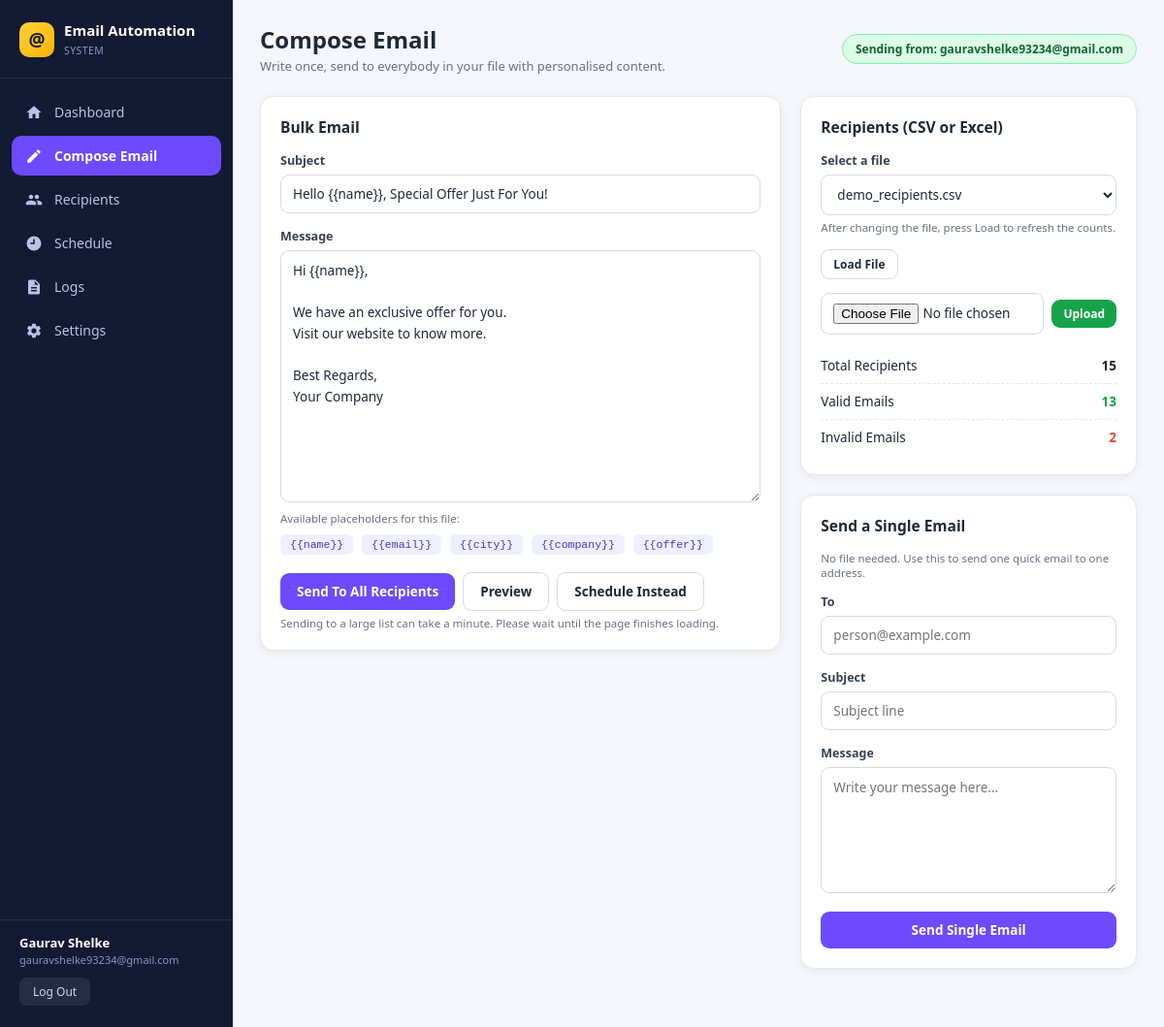
Screenshot of /compose (signed in) with the database file from the repository.
### tables this page shows
CREATE TABLE users (
            id              INTEGER PRIMARY KEY AUTOINCREMENT,
            name            TEXT NOT NULL,
            email           TEXT NOT NULL UNIQUE,
            password_hash   TEXT NOT NULL,
            sender_email    TEXT DEFAULT '',
            sender_password TEXT DEFAULT '',
            sender_name     TEXT DEFAULT '',
            smtp_server     TEXT DEFAULT 'smtp.gmail.com',
            smtp_port       INTEGER DEFAULT 587,
            created_at      TEXT NOT NULL
        );

### app.py (the view, shortened to what this page needs)
@app.route("/compose", methods=["GET", "POST"])
@login_required
def compose():
    files    = list_files()
    selected = request.values.get("csv_file") or request.values.get("file") or \
        ("demo_recipients.csv" if "demo_recipients.csv" in files
         else (files[0] if files else ""))
    subject = request.form.get("subject", config.DEFAULT_SUBJECT)
    body    = request.form.get("body", config.DEFAULT_BODY)
    preview = None
    summary = get_summary(selected) if selected else None
    return render_template("compose.html", files=files, selected=selected,
                           summary=summary, subject=subject, body=body,
                           preview=preview, active="compose")

### app.py (called while the page is built)
def login_required(view):
    @wraps(view)
    def wrapper(*args, **kwargs):
        if not g.user:
            flash("Please log in to continue.", "error")
            return redirect(url_for("login"))
        return view(*args, **kwargs)
    return wrapper

@app.before_request
def load_logged_in_user():
    user_id = session.get("user_id")
    g.user = database.get_user(user_id) if user_id else None

@app.context_processor
def inject_globals():
    return {"user": g.get("user"), "year": datetime.now().year}

### core/database.py (called while the page is built)
def get_connection():
    conn = sqlite3.connect(DATABASE, check_same_thread=False)
    conn.row_factory = sqlite3.Row
    return conn

def get_user(user_id):
    conn = get_connection()
    row = conn.execute("SELECT * FROM users WHERE id = ?", (user_id,)).fetchone()
    conn.close()
    return dict(row) if row else None

### core/reader.py (called while the page is built)
def is_valid_email(email):
    return bool(EMAIL_REGEX.match(str(email).strip()))

def find_file(filename):
    for folder in (UPLOAD_FOLDER, DATA_FOLDER):
        path = os.path.join(folder, filename)
        if os.path.exists(path):
            return path
    return None

def list_files():
    files = []
    for folder in (UPLOAD_FOLDER, DATA_FOLDER):
        if os.path.isdir(folder):
            files += [f for f in os.listdir(folder)
                      if f.lower().endswith((".csv", ".xlsx", ".xls"))]
    return sorted(set(files))

def get_summary(filename):
    records, error = load_recipients(filename)
    if error:
        return {"total": 0, "valid": 0, "invalid": 0, "columns": [], "error": error}
    valid = sum(1 for r in records if r["_valid"])
    columns = [c for c in records[0].keys() if not c.startswith("_")] if records else []
    return {"total": len(records), "valid": valid, "invalid": len(records) - valid,
            "columns": columns, "error": None}

### templates/compose.html (shortened to what this page needs)
{% extends "base.html" %}
{% block heading %}Compose Email{% endblock %}
{% block subheading %}Write once, send to everybody in your file with personalised content.{% endblock %}
{% block content %}
<div class="grid-2">
  <form method="post" id="composeForm" class="card">
    <h3>Bulk Email</h3>
    <div class="field">
      <label for="subject">Subject</label>
      <input type="text" id="subject" name="subject" value="{{ subject }}" required>
    </div>
    <div class="field">
      <label for="body">Message</label>
      <textarea id="body" name="body" rows="11" required>{{ body }}</textarea>
      <div class="hint">Available placeholders for this file:</div>
      <div style="margin-top:6px">
        {% if summary and summary.columns %}
          {% for col in summary.columns %}
            <span class="chip">{{ '{{' }}{{ col }}{{ '}}' }}</span>
          {% endfor %}
        {% else %}
          <span class="chip">{{ '{{name}}' }}</span>
          <span class="chip">{{ '{{email}}' }}</span>
        {% endif %}
      </div>
    </div>
    <div class="inline-form">
      <button class="btn btn-primary" type="submit" name="action" value="send">
        Send To All Recipients
      </button>
      <button class="btn btn-light" type="submit" name="action" value="preview">
        Preview
      </button>
      <a class="btn btn-light" href="{{ url_for('schedule_page') }}">Schedule Instead</a>
    </div>
    <div class="hint">Sending to a large list can take a minute. Please wait until
      the page finishes loading.</div>
  </form>
  <div>
    <div class="card">
      <h3>Recipients (CSV or Excel)</h3>
      <div class="field">
        <label for="csv_file">Select a file</label>
        <select id="csv_file" name="csv_file" form="composeForm">
          {% for f in files %}
            <option value="{{ f }}" {% if f == selected %}selected{% endif %}>{{ f }}</option>
          {% endfor %}
        </select>
        <div class="hint">After changing the file, press Load to refresh the counts.</div>
      </div>
      <button class="btn btn-light btn-sm" type="submit" name="action" value="load"
              form="composeForm" style="margin-bottom:14px">Load File</button>
      <form action="{{ url_for('upload_file') }}" method="post"
            enctype="multipart/form-data" class="inline-form" style="margin-bottom:14px">
        <input type="file" name="datafile" accept=".csv,.xlsx,.xls" style="flex:1">
        <button class="btn btn-green btn-sm" type="submit">Upload</button>
      </form>
      <div class="summary-row"><span>Total Recipients</span>
        <b>{{ summary.total if summary else 0 }}</b></div>
      <div class="summary-row"><span>Valid Emails</span>
        <b class="ok">{{ summary.valid if summary else 0 }}</b></div>
      <div class="summary-row"><span>Invalid Emails</span>
        <b class="bad">{{ summary.invalid if summary else 0 }}</b></div>
    </div>
    <div class="card">
      <h3>Send a Single Email</h3>
      <p class="hint" style="margin-bottom:14px">
        No file needed. Use this to send one quick email to one address.</p>
      <form action="{{ url_for('send_single_email') }}" method="post">
        <div class="field">
          <label for="to_email">To</label>
          <input type="email" id="to_email" name="to_email"
                 placeholder="person@example.com" required>
        </div>
        <div class="field">
          <label for="single_subject">Subject</label>
          <input type="text" id="single_subject" name="single_subject"
                 placeholder="Subject line" required>
        </div>
        <div class="field">
          <label for="single_body">Message</label>
          <textarea id="single_body" name="single_body" rows="5"
                    placeholder="Write your message here..." required></textarea>
        </div>
        <button class="btn btn-primary btn-full" type="submit">Send Single Email</button>
      </form>
    </div>
  </div>
</div>
{% endblock %}

### templates/base.html (shortened to what this page needs)
<!DOCTYPE html>
<html lang="en">
<head>
<link rel="stylesheet" href="{{ url_for('static', filename='css/style.css') }}">
</head>
<body>
<div class="app">
  <aside class="sidebar">
    <div class="brand">
      <div class="logo">@</div>
      <div>
        <h1>Email Automation</h1>
        <span>SYSTEM</span>
      </div>
    </div>
    <nav class="nav">
      <a href="{{ url_for('dashboard') }}" class="{% if active=='dashboard' %}active{% endif %}">
        <svg viewBox="0 0 24 24" fill="currentColor"><path d="M10 20v-6h4v6h5v-8h3L12 3 2 12h3v8z"/></svg>
        <span>Dashboard</span></a>
      <a href="{{ url_for('compose') }}" class="{% if active=='compose' %}active{% endif %}">
        <svg viewBox="0 0 24 24" fill="currentColor"><path d="M3 17.25V21h3.75L17.81 9.94l-3.75-3.75zM20.71 7.04a1 1 0 000-1.41l-2.34-2.34a1 1 0 00-1.41 0l-1.83 1.83 3.75 3.75z"/></svg>
        <span>Compose Email</span></a>
      <a href="{{ url_for('recipients_page') }}" class="{% if active=='recipients' %}active{% endif %}">
        <span>Recipients</span></a>
      <a href="{{ url_for('schedule_page') }}" class="{% if active=='schedule' %}active{% endif %}">
        <svg viewBox="0 0 24 24" fill="currentColor"><path d="M12 2a10 10 0 100 20 10 10 0 000-20zm1 11H7v-2h4V6h2z"/></svg>
        <span>Schedule</span></a>
      <a href="{{ url_for('logs_page') }}" class="{% if active=='logs' %}active{% endif %}">
        <svg viewBox="0 0 24 24" fill="currentColor"><path d="M14 2H6a2 2 0 00-2 2v16a2 2 0 002 2h12a2 2 0 002-2V8zm2 16H8v-2h8zm0-4H8v-2h8zm-3-5V3.5L18.5 9z"/></svg>
        <span>Logs</span></a>
      <a href="{{ url_for('settings_page') }}" class="{% if active=='settings' %}active{% endif %}">
        <span>Settings</span></a>
    </nav>
    <div class="side-user">
      <b>{{ user.name }}</b>
      <span>{{ user.email }}</span>
      <a href="{{ url_for('logout') }}">Log Out</a>
    </div>
  </aside>
  <main class="main">
    <div class="topbar">
      <div>
        <h2>{% block heading %}Dashboard{% endblock %}</h2>
        <p>{% block subheading %}{% endblock %}</p>
      </div>
      {% if user.sender_email %}
        <span class="badge live">Sending from: {{ user.sender_email }}</span>
      {% else %}
        <span class="badge warn">No sender email yet - open Settings</span>
      {% endif %}
    </div>
    {% block content %}{% endblock %}
  </main>
</div>
</body>
</html>

### static/css/style.css (style rules this page uses)
:root { --navy: #131a33; --purple: #6d4aff; --purple-d: #5a37e8; --blue: #2f80ed; --green: #16a34a; --amber: #f59e0b; --red: #ef4444; --text: #1f2937; --muted: #6b7280; --line: #e5e7eb; --bg: #f4f6fb; --radius: 14px; --shadow: 0 2px 10px rgba(17, 24, 39, .06); }
* { margin: 0; padding: 0; box-sizing: border-box; }
body { font-family: 'Segoe UI', system-ui, -apple-system, Roboto, Arial, sans-serif; background: var(--bg); color: var(--text); font-size: 14.5px; }
a { text-decoration: none; color: inherit; }
.app { display: flex; min-height: 100vh; }
.sidebar { width: 240px; background: var(--navy); color: #cdd5f0; padding: 22px 0; position: fixed; inset: 0 auto 0 0; display: flex; flex-direction: column; }
.brand { display: flex; align-items: center; gap: 10px; padding: 0 20px 20px; border-bottom: 1px solid rgba(255,255,255,.08); margin-bottom: 14px; }
.brand .logo { width: 36px; height: 36px; border-radius: 10px; background: linear-gradient(135deg, #ffd23f, #ffb300); display: grid; place-items: center; font-size: 19px; color: var(--navy); font-weight: 700; }
.brand h1 { font-size: 15px; color: #fff; line-height: 1.2; }
.brand span { font-size: 10.5px; color: #8b95c4; letter-spacing: .4px; }
.nav { flex: 1; padding: 0 12px; }
.nav a { display: flex; align-items: center; gap: 12px; padding: 11px 14px; margin-bottom: 4px; border-radius: 10px; font-size: 14px; color: #b9c2e6; transition: .18s; }
.nav a svg { width: 18px; height: 18px; flex-shrink: 0; }
.nav a.active { background: var(--purple); color: #fff; font-weight: 600; }
.side-user { padding: 14px 20px 0; border-top: 1px solid rgba(255,255,255,.08); font-size: 12px; }
.side-user b { color: #fff; display: block; font-size: 13px; }
.side-user span { color: #8b95c4; font-size: 11px; word-break: break-all; }
.side-user a { display: inline-block; margin-top: 10px; padding: 6px 14px; background: rgba(255,255,255,.08); border-radius: 7px; color: #cdd5f0; font-size: 12px; }
.main { margin-left: 240px; flex: 1; padding: 24px 28px 40px; }
.topbar { display: flex; justify-content: space-between; align-items: center; margin-bottom: 22px; flex-wrap: wrap; gap: 12px; }
.topbar h2 { font-size: 24px; font-weight: 700; }
.topbar p { color: var(--muted); font-size: 13px; margin-top: 2px; }
.badge { padding: 6px 13px; border-radius: 30px; font-size: 12px; font-weight: 600; }
.badge.live { background: #dcfce7; color: #166534; border: 1px solid #86efac; }
.card { background: #fff; border: 1px solid var(--line); border-radius: var(--radius); box-shadow: var(--shadow); padding: 20px; margin-bottom: 20px; }
.card h3 { font-size: 15.5px; margin-bottom: 15px; font-weight: 700; }
.grid-2 { display: grid; grid-template-columns: 1.55fr 1fr; gap: 20px; align-items: start; }
label { display: block; font-size: 12.5px; font-weight: 600; margin-bottom: 6px; color: #374151; }
input[type=text], input[type=email], input[type=password], input[type=number], input[type=datetime-local], input[type=file], select, textarea { width: 100%; padding: 10px 12px; border: 1px solid #d6dae4; border-radius: 9px; font-size: 13.5px; font-family: inherit; background: #fff; color: var(--text); outline: none; transition: .15s; }
textarea { resize: vertical; line-height: 1.6; }
.field { margin-bottom: 15px; }
.hint { font-size: 11.5px; color: var(--muted); margin-top: 5px; }
.btn { display: inline-flex; align-items: center; gap: 8px; padding: 10px 17px; border: none; border-radius: 9px; font-size: 13.5px; font-weight: 600; cursor: pointer; font-family: inherit; transition: .16s; }
.btn-primary { background: var(--purple); color: #fff; }
.btn-light { background: #fff; color: var(--text); border: 1px solid #d6dae4; }
.btn-green { background: var(--green); color: #fff; }
.btn-sm { padding: 6px 12px; font-size: 12px; }
.btn-full { width: 100%; justify-content: center; }
.summary-row { display: flex; justify-content: space-between; padding: 9px 0; border-bottom: 1px dashed var(--line); font-size: 13.5px; }
.summary-row:last-child { border-bottom: none; }
.summary-row b.ok { color: var(--green); }
.summary-row b.bad { color: var(--red); }
.chip { display: inline-block; background: #eef0ff; color: #4338ca; padding: 4px 10px; border-radius: 6px; font-size: 11.5px; font-family: Consolas, monospace; margin: 3px 5px 3px 0; }
.inline-form { display: flex; gap: 8px; align-items: center; flex-wrap: wrap; }

### rows the page displays
users: name "Gaurav Shelke", email "gauravshelke93234@gmail.com", sender_email "gauravshelke93234@gmail.com"

### other values shown
{{ '{{' }} "{{" "{{" "{{" "{{" "{{"
{{ col }} "name" "email" "city" "company" "offer"
{{ '}}' }} "}}" "}}" "}}" "}}" "}}"
{{ summary.total if summary else 0 }} "15"
{{ summary.valid if summary else 0 }} "13"
{{ summary.invalid if summary else 0 }} "2"
form field csv_file "demo_recipients.csv"
